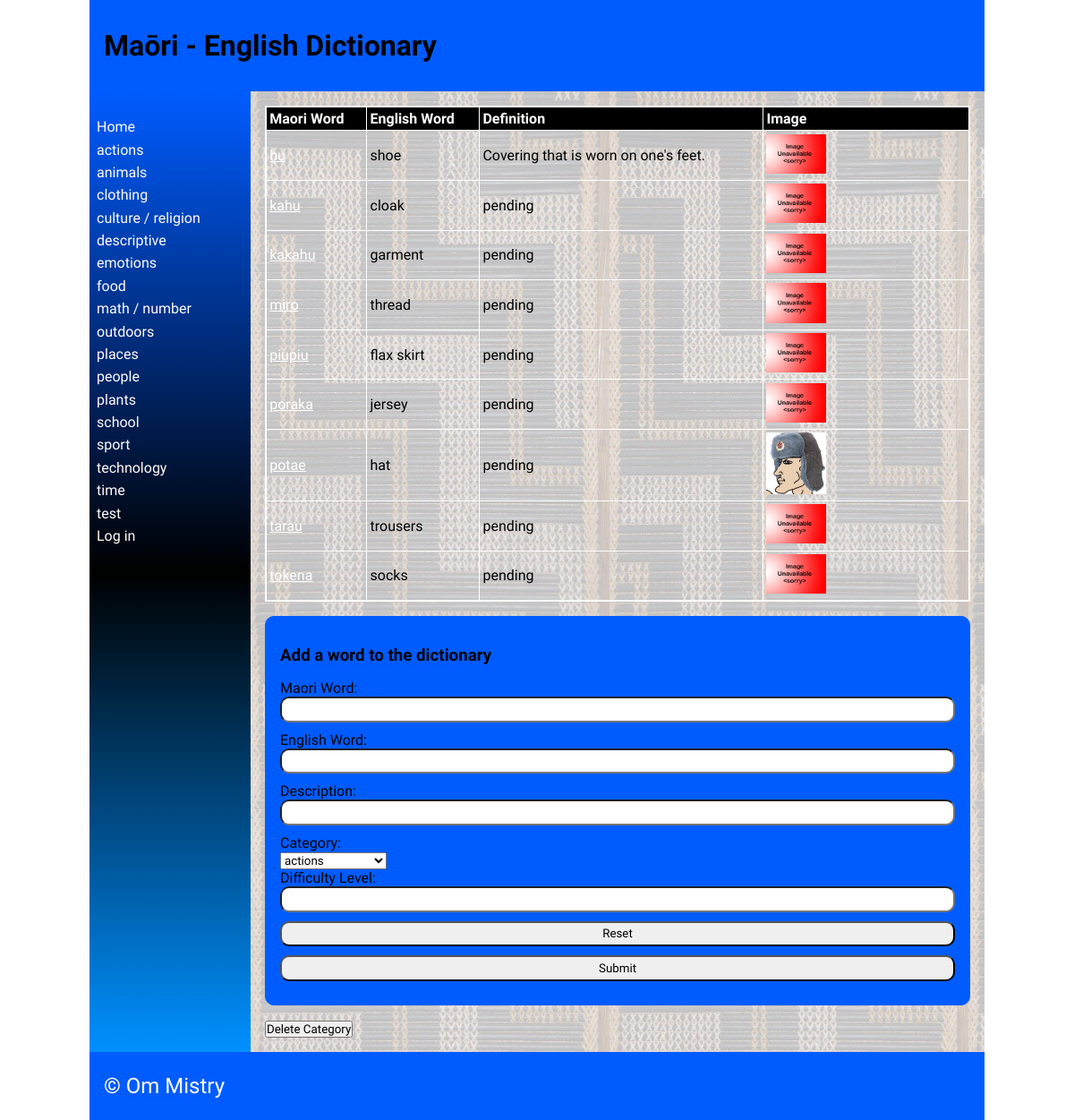
The page /categories/3 on the database its author committed.
### tables this page shows
CREATE TABLE "category"
(
	id INTEGER
		constraint category_pk
			primary key autoincrement,
	category_name varchar(69) not null
);

CREATE TABLE "words"
(
	maori varchar(69),
	english varchar(69),
	category integer,
	definition varchar(100),
	levels integer,
	images varchar(69),
	id integer
		constraint words_pk
			primary key autoincrement,
	date_added integer default 0
, user_id integer);

### app.py (the view, shortened to what this page needs)
@app.route('/categories/<cat_id>', methods=["POST", "GET"])
def render_categorypage(cat_id):
    con = create_connection(DB_NAME)
    query = "SELECT id, maori, english, definition, levels, images FROM words WHERE category=?" \
            "ORDER BY maori ASC"
    cur = con.cursor()
    cur.execute(query, (int(cat_id),))
    definition = cur.fetchall()
    print(definition)
    con.close()
    return render_template('words.html', definitions=definition, logged_in=is_logged_in(), deleting=intention("delete"),
                           categories=fetch_categories(), category=cat_id)

### app.py (called while the page is built)
def intention(button):
    if button in request.form:
        return True
    else:
        return False

def create_connection(db_file):
    try:
        connection = sqlite3.connect(db_file)
        return connection
    except Error as e:
        print(e)
    return None

def fetch_categories():
    con = create_connection(DB_NAME)
    query = "SELECT id, category_name FROM category"
    cur = con.cursor()
    cur.execute(query)
    categories = cur.fetchall()
    con.close()
    return categories

def is_logged_in():
    if session.get("email") is None:
        print("you are not logged in")
        return False
    else:
        print("you are logged in")
        return True

### templates/words.html (shortened to what this page needs)
{% extends 'base.html' %}
{% block heading %}Maōri - English Dictionary{% endblock %}
{% block main %}
    <table>
        <tr>
            <th>Maori Word</th>
            <th>English Word</th>
            <th>Definition</th>
            <th>Image</th>
        </tr>
        {% for definition in definitions %}
            <tr>
                <td><a href="/detail/{{ definition[0] }}">{{ definition[1] }}</a></td>
                <td>{{ definition[2] }}</td>
                <td>{{ definition[3] }}</td>
                <td>
                    <img style="width:30%;" src="/static/images/{{ definition[5] }}" type="images/jpg"/>
                </td>
            </tr>
        {% endfor %}
    </table>
    <form class="dataForm" method="POST">
        <h3>Add a word to the dictionary</h3>
        <div class="form-group">
            <div class="form-label"><label for="maoriword">Maori Word:</label></div>
            <div class="form-element"><input type="text" name="maoriword" id="maoriword" required></div>
        </div>
        <div class="form-group">
            <div class="form-label"><label for="englishword">English Word:</label></div>
            <div class="form-element"><input type="text" name="englishword" id="englishword" required></div>
        </div>
        <div class="form-group">
            <div class="form-label"><label for="description">Description:</label></div>
            <div class="form-element"><input type="text" name="description" id="description" min="9" max="13" step="1" required></div>
        </div>
        <div class="form-group">
                <div class="form-label"><label for="Category">Category:</label></div>
                <div class="form-element">
                    <select name="Category" id='Category'>
                        {% for category in categories %}
                            <option value="{{ category[0] }}">{{ category[1] }}</option>
                        {% endfor %}
                    </select>
                </div>
            </div>
        <div class="form-group">
            <div class="form-label"><label for="difficultylevel">Difficulty Level:</label></div>
            <div class="form-element"><input type="number" name="difficulty Level" id="difficultylevel" min="1" max="999" step="1" required></div>
        </div>
        <div class="form-group">
            <div class="form-element"><input type="reset"></div>
        </div>
        <div class="form-group">
            <div class="form-element"><input type="submit"></div>
        </div>
    </form>
    <form method="POST">
    {% if deleting %}
        <div class="form-element">Are you sure?<input type="submit" name="delete_confirm" value="Yes">/<input type="submit" value="No"></div>
    {% else %}
    <div class="form-element">
         <input type="submit" name="delete" value="Delete Category">
    </div>
    </form>
    {% endif %}
{% endblock %}

### templates/base.html (shortened to what this page needs)
<!doctype html>
<html lang="en">
<head>
   <link href="{{ url_for('static', filename='css/style.css') }}" rel="stylesheet">
</head>
<body>
   <div id="container">
      <header>
         <h1>{% block heading %}{% endblock %}</h1>
      </header>
      <nav>
         <ul>
                <li><a href="\">Home</a></li>
                {% for category in categories %}
                <li><a href="/categories/{{ category[0] }}">{{category[1]}}</a></li>
                {% endfor %}
         <li>
             {% if logged_in %}<a href="/logout">Log out</a>{% else %}
             <a href="/login">Log in</a></li>{% endif %}
         </ul>
      </nav>
      <main>
            {% block main%}{% endblock %}
        </main>
      <footer>
         <p>
            &copy; Om Mistry
         </p>
      </footer>
   </div>
</body>
</html>

### static/css/style.css (style rules this page uses)
* { font-family: Comfortaa, sans-serif; margin: 0; padding: 0; box-sizing: border-box; }
#container { display: grid; grid-template-columns: 75px auto; grid-template-areas: 'nav header' 'main main' 'footer footer'; }
header { grid-area: header; background-color: #005cff; padding: 1rem; }
nav { grid-area: nav; }
main { grid-area: main; padding: 1rem; background-color: #005cff; }
h1, h2, h3, h4 { padding: 1rem 0; font-family: 'Suez One', serif; color: #000000; text-shadow: 2px 2px 4px #005cff; }
p { padding: 0.5rem 0; }
a { color: #ffffff; }
.dataForm { margin: 1rem 0; border: 1px solid #005cff; padding: 1rem; background-color: #005cff; border-radius: 10px; }
.dataForm input, textarea { width: 100%; border-radius: 10px; padding: 0.3rem; margin-bottom: 10px; }
table { width: 100%; border: 2px solid #ffffff; border-collapse: collapse; }
th, td { border: 1px solid #ffffff; padding: 0.2rem; text-align: left; }
th { background-color: #000000; color: #ffffff; }
footer { grid-area: footer; padding: 1rem; background-color: #005cff; }
footer p { color: #ffffff; text-shadow: 2px 2px 4px #005cff; font-size: 1.5rem; }
@media only screen and (min-width: 768px) { #container { grid-template-columns: 180px auto; grid-template-areas: 'header header' 'nav main' 'footer footer'; } }
@media only screen and (min-width: 768px) { nav { background: linear-gradient(180deg, rgb(0, 92, 255) 0%, rgb(0, 0, 0) 50%, rgb(0, 144, 255) 100%); padding: 0.5rem; } }
@media only screen and (min-width: 768px) { nav ul { list-style: none; } }
@media only screen and (min-width: 768px) { nav li { padding: 0.2rem 0; } }
@media only screen and (min-width: 768px) { nav a { color: #fdfdfd; text-decoration: none; } }
@media only screen and (min-width: 768px) { main { background-image: url('static/images/poutama.jpg'); } }
@media only screen and (min-width: 1000px) { #container { width: 1000px; margin: auto; } }

### rows shown on the page
category: category_name "actions"
category: category_name "animals"
category: category_name "clothing"
category: category_name "culture / religion"
category: category_name "descriptive"
category: category_name "emotions"
category: category_name "food"
category: category_name "math / number"
category: category_name "outdoors"
category: category_name "places"
category: category_name "people"
category: category_name "plants"
category: category_name "school"
category: category_name "sport"
category: category_name "technology"
category: category_name "time"
category: category_name "test"
words: maori "hu", english "shoe", definition "Covering that is worn on one's feet.", images (placeholder picture)
words: maori "kahu", english "cloak", definition "pending", images (placeholder picture)
words: maori "kakahu", english "garment", definition "pending", images (placeholder picture)
words: maori "miro", english "thread", definition "pending", images (placeholder picture)
words: maori "piupiu", english "flax skirt", definition "pending", images (placeholder picture)
words: maori "poraka", english "jersey", definition "pending", images (placeholder picture)
words: maori "potae", english "hat", definition "pending", images (picture)
words: maori "tarau", english "trousers", definition "pending", images (placeholder picture)
words: maori "tokena", english "socks", definition "pending", images (placeholder picture)

### other values the page prints
form field Category "actions"
